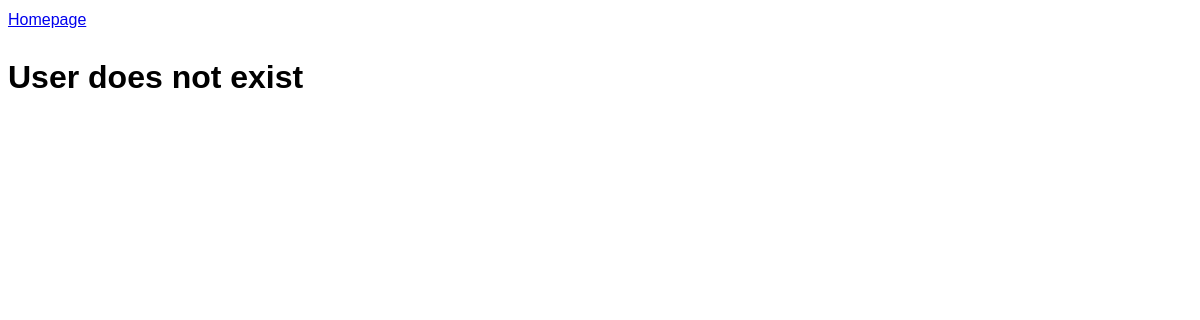
Before: /profile/1 (signed in) with the older database file.
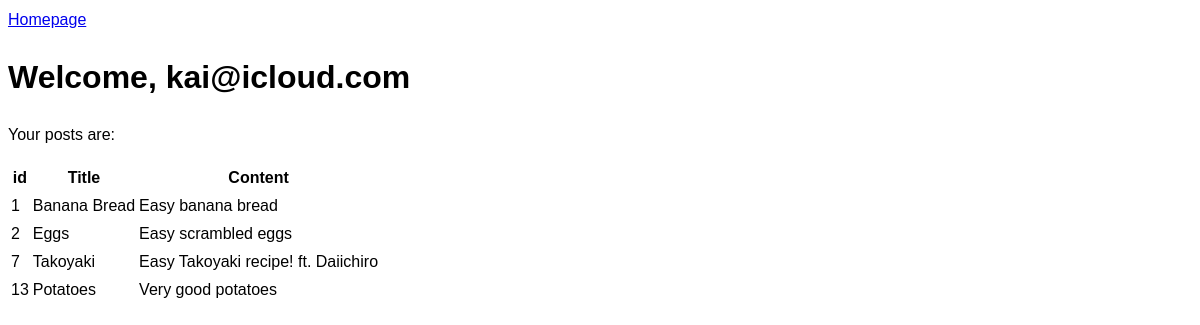
After: the same page with the newer database file.
### tables this page shows
CREATE TABLE users (
        id INTEGER PRIMARY KEY,
        email TEXT NOT NULL,
        password TEXT
    );

CREATE TABLE posts (
        id INTEGER PRIMARY KEY,
        title VARCHAR(100),
        content TEXT,
        ingredients TEXT,
        user_id INTEGER,
        FOREIGN KEY (user_id) REFERENCES users(id) on delete cascade 
    );

### main.py (the view)
@app.route('/profile/<user_id>', methods=['GET','POST'])
def profile(user_id:int): #Get the user_id to know which user it is
    if request.cookies.get('user_id'): #Check if user is logged in (For security purposes)
        db = database_worker("social_net.db")
        user,posts = None, None
        user= db.search(f"SELECT * from users where id={user_id}")
        if user:
            posts = db.search(f"select * from posts where user_id={user_id}")
            user = user[0] #remeber db.search returns a list
        return render_template("profile.html", user=user, posts=posts) #Showcases the user name and posts
    else:
        return redirect('login')

### my_lib.py (called while the page is built)
    def search(self, query):
        result = self.cursor.execute(query).fetchall()
        return result

### Templates/profile.html (shortened to what this page needs)
<!DOCTYPE html>
<html lang="en">
<head>
    <link rel="stylesheet" href="/static/home.css">
</head>
<body>
<div>
    <a href = "{{ url_for("home") }}"> Homepage</a>
</div>
{% if user %}
    <h1>Welcome, {{ user[1] }}</h1>
    {% if posts|length > 0 %}
    <p>Your posts are:</p>
    <table>
    <tr>
        <th>id</th>
        <th>Title</th>
        <th>Content</th>
    </tr>
    {% for p in posts %}
    <tr>
        <td>{{ p[0] }}</td>
        <td>{{ p[1].title() }}</td>
        <td>{{ p[2] }}</td>
    </tr>
    {% endfor %}
    </table>
    {% else %}
        <p>You don't have posts yet</p>
    {% endif %}
    {% else %}
    <h1> User does not exist</h1>
{%  endif %}
</body>
</html>

Changed rows visible on the page:
added users: email "kai@icloud.com"
now on this page (row edited): posts: id "1", title "Banana Bread", content "Easy banana bread"
now on this page (row edited): posts: id "2", title "Eggs", content "Easy scrambled eggs"
now on this page (row edited): posts: id "7", title "Takoyaki", content "Easy Takoyaki recipe! ft. Daiichiro"
added posts: id "13", title "Potatoes", content "Very good potatoes"
Other visible differences:
text no longer shown: "User does not exist"
text now shown: "Welcome, Your posts are: id Title Content"
